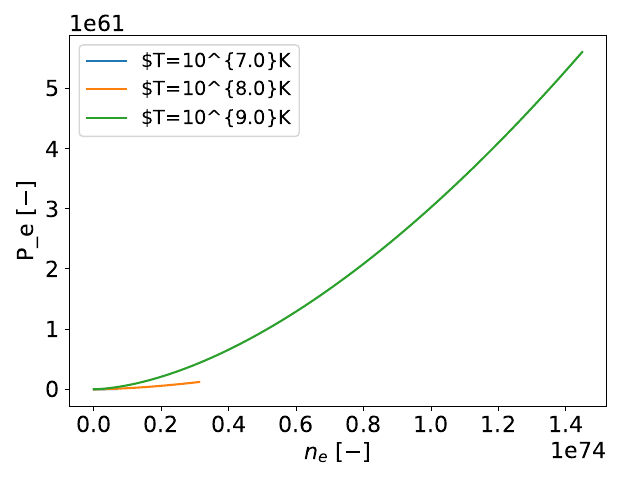

This figure's Python source:
import numpy as np
import matplotlib.pyplot as plt
import matplotlib as mpl
mpl.rcParams['xtick.labelsize'] = 16
mpl.rcParams['ytick.labelsize'] = 16
plt.rc("axes", labelsize=16) 
import astropy.units as u
import astropy.constants as cst
import pandas as pd

fermi_ints = pd.read_csv(r"ASTRO531\hw3\FermiDiracIntegrals.txt", delim_whitespace=True)
print(fermi_ints.columns)
fermi_ints["2/3 F_3/2"] = fermi_ints["2/3"]
fermi_ints["F_1/2"] = fermi_ints["F_3/2"]
del fermi_ints["F_3/2"]
del fermi_ints["2/3"]
print(fermi_ints)
def F_12(alpha):
    return (fermi_ints[fermi_ints["alpha"] == alpha])["F_1/2"].values
def F_32(alpha):
    return (fermi_ints[fermi_ints["alpha"] == alpha])["2/3 F_3/2"].values

def n_e(alpha, T):
    return 4*np.pi/cst.h**3 *(2*cst.m_e*cst.k_B*T)**(2/3) * F_12(alpha)

def P_e(alpha, T):
    return n_e(alpha,T)*cst.k_B*T*F_32(alpha)/F_12(alpha)
print(cst.m_e)
print(cst.k_B)
print(cst.h)

alphas = fermi_ints["alpha"].values
for T in [1E7, 1E8, 1E9]:
    n_es = n_e(alphas, T*u.K).to(u.cm**-3)
    Pressures = P_e(alphas, T*u.K)
    print(n_es)
    plt.plot(n_es, Pressures, ls="-", marker="None", label=r"$T=10^{"+f"{np.around(np.log10(T))}"+r"}K")
    pass

plt.xlabel(r"$n_e$ [$-$]")
plt.ylabel(r"P_e [$-$]")
plt.legend(fontsize=14)
plt.tight_layout()
plt.savefig(r"ASTRO531\hw3\2c.pdf")
plt.show()